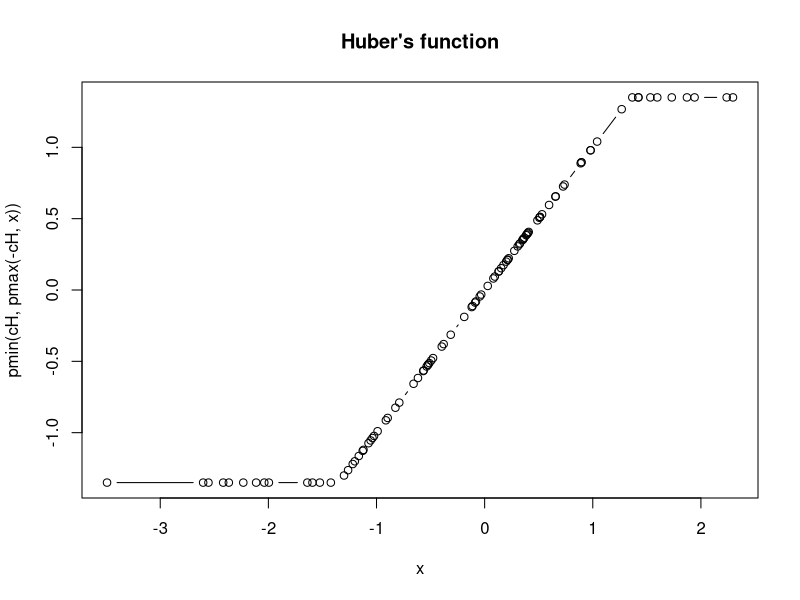
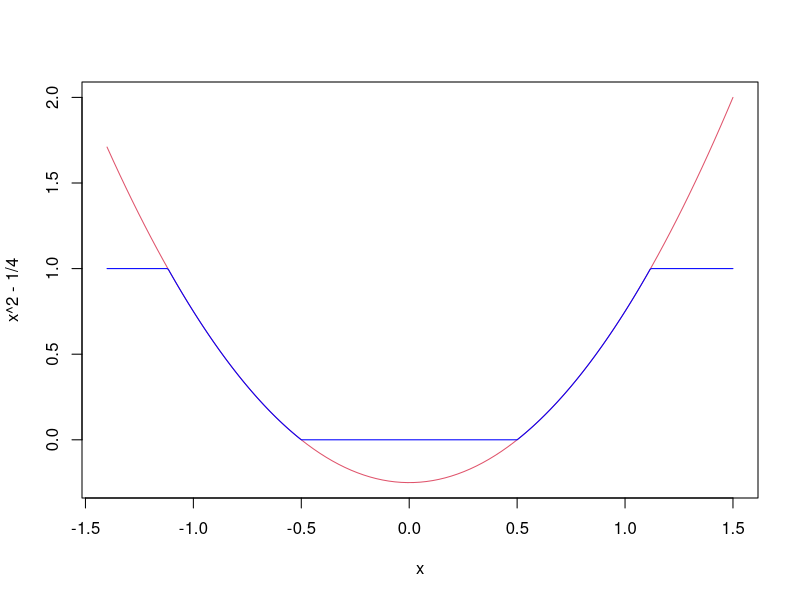
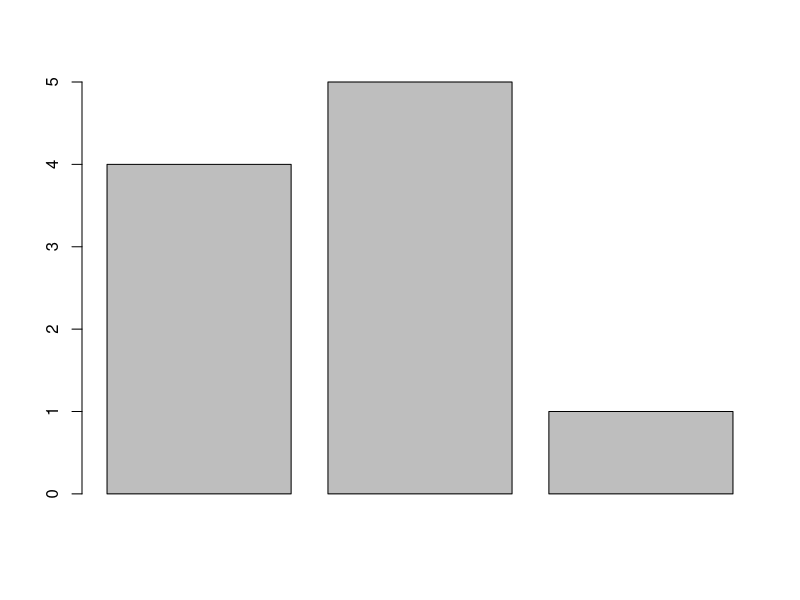
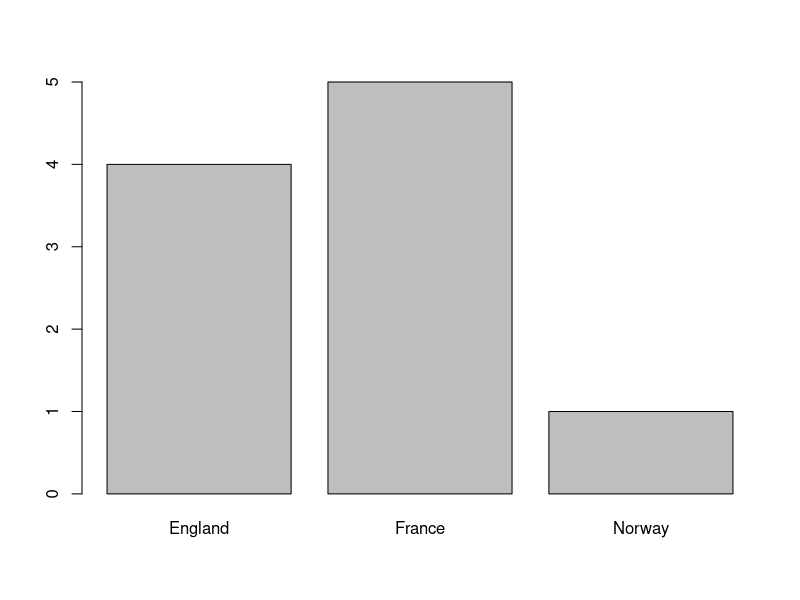
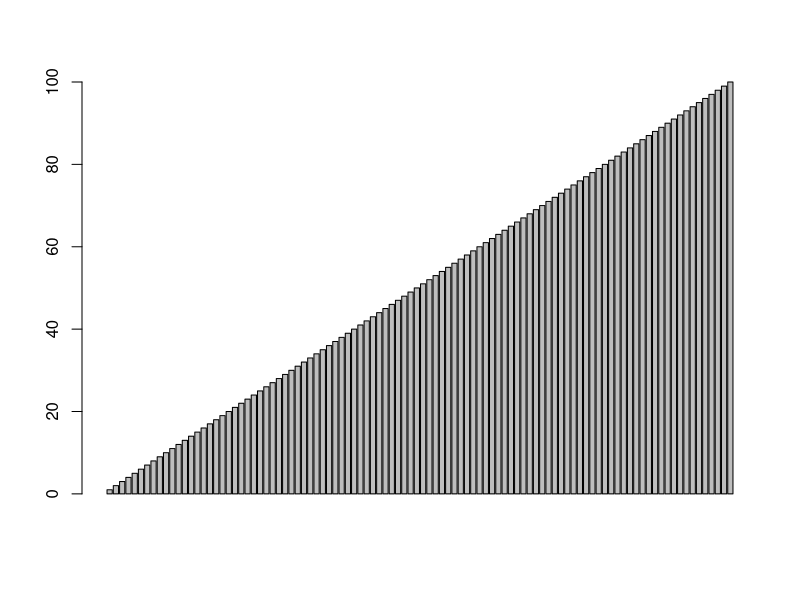
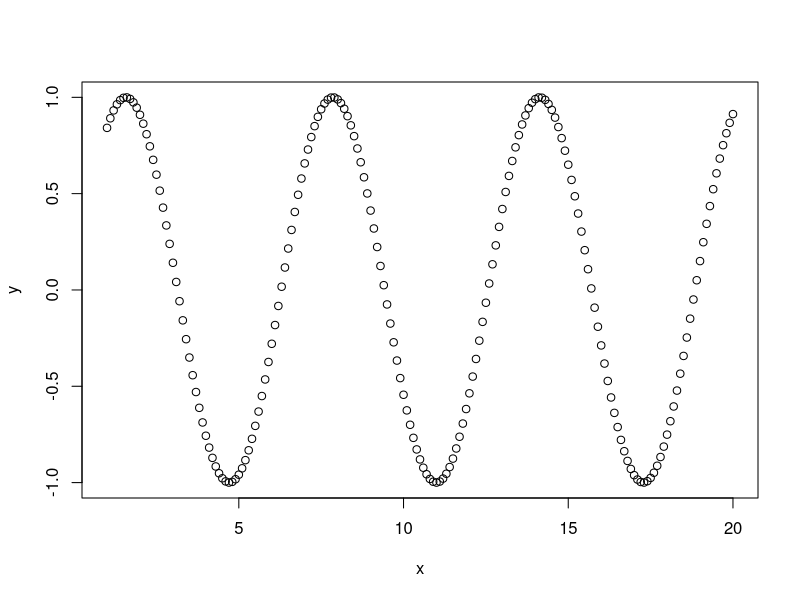
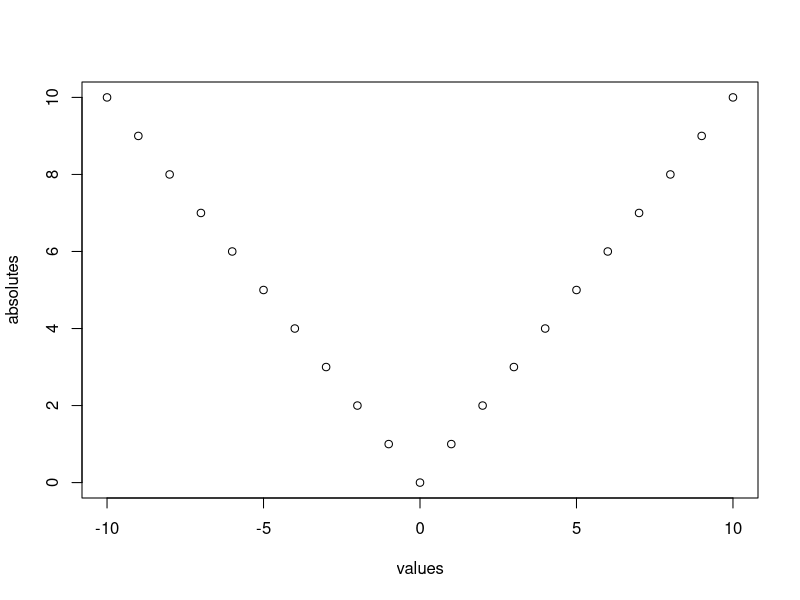
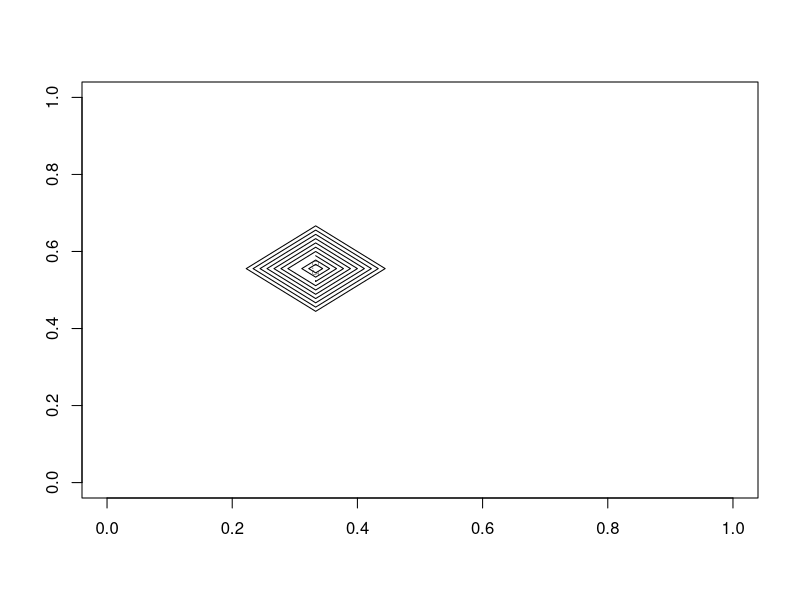

Here is the R script that generated these plots, in order:
# tryR
# kcll
# 141099050
###########chapter1############
1+1
"Arr, matey!"
6 * 7
3 < 4
2 + 2 == 5
T == TRUE
x <- 42
x / 2
x <- "Arr, matey!"
x
x<-TRUE
#########chapter2############
sum(1,3,5)
rep("Yo ho!", times=3)
sqrt(16)
help(sum)
example(min)
help(rep)
rep(1:4, 2)
rep(1:4, each = 2)
rep(1:4, c(2,2,2,2))
rep(1:4, c(2,1,2,1))
rep(1:4, each = 2, len = 4)
rep(1:4, each = 2, times = 3)
rep(1, 40*(1-.8))
rep(1, 40*(1-.8)+1e-7)
list.files()
c (4,7,9)
c('a', 'b', 'c')
c(1,TRUE,"three")
5;9
5:9
seq(5,9)
seq(5,9,0.5)
9:5
sentence <- c('walk','the','plank')
sentence[3]
sentence[2]
sentence[3]<-"dog"
sentence[4]<-"to"
sentence[c(1,3)]
sentence[2:4]
sentence[5:7]<- c('the', 'poop', 'deck')
sentence[6]
ranks <- 1:3
names(ranks) <- c("first", "second", "third")
ranks["first"]
ranks["third"] <- 4
vesselsSunk <- c(4, 5, 1)
barplot(vesselsSunk)
names(vesselsSunk) <- c("England", "France", "Norway")
barplot(vesselsSunk)
barplot(1:100)
a <- c(1, 2, 3)
a + 1
a / 2
a*2
b <- c(4, 5, 6)
a + b
a-b
a == c(1, 99, 3)
a<c(1,99,3)
sin(a)
sqrt(a)
x <- seq(1, 20, 0.1)
y <- sin(x)
plot(x, y)
values<--10:10
absolutes <- abs(values)
plot(values, absolutes)
a <- c(1, 3, NA, 7, 9)
sum(a)
help(sum)
sum(a, na.rm = TRUE)
#########chapter3############
matrix(0,3,4)
a <- 1:12
print(a)
matrix(a, 3, 4)
plank <- 1:8
dim(plank) <- c(2, 4)
print(plank)
matrix(1, 5, 5)
matrix(1, 5, 5)
plank[2, 3]
plank[1,4]
plank[1, 4] <- 0
plank[2,]
plank[, 4]
plank[, 2:4]
elevation <- matrix(1, 10, 10)
elevation[4, 6] <- 0
contour(elevation)
persp(elevation)
persp(elevation, expand=0.2)
contour(volcano)
persp(volcano, expand=0.2)
image(volcano)
#########chapter4############
limbs <- c(4, 3, 4, 3, 2, 4, 4, 4)
names(limbs) <- c('One-Eye', 'Peg-Leg', 'Smitty', 'Hook', 'Scooter', 'Dan', 'Mikey', 'Blackbeard')
mean(limbs)
barplot(limbs)
abline(h = mean(limbs))
limbs <- c(4, 3, 4, 3, 2, 4, 4, 14)
names(limbs) <- c('One-Eye', 'Peg-Leg', 'Smitty', 'Hook', 'Scooter', 'Dan', 'Mikey', 'Davy Jones')
mean(limbs)
barplot(limbs)
abline(h = mean(limbs))
median(limbs)
abline(h = median(limbs))
pounds <- c(45000, 50000, 35000, 40000, 35000, 45000, 10000, 15000)
barplot(pounds)
meanValue <- mean(pounds)
abline(h = meanValue)
deviation <- sd(pounds)
abline(h = meanValue + deviation)
abline(h = meanValue - deviation)
#########chapter5############
chests <- c('gold', 'silver', 'gems', 'gold', 'gems')
types <- factor(chests)
print(chests)
print(types)
as.integer(types)
levels(types)
weights <- c(300, 200, 100, 250, 150)
prices <- c(9000, 5000, 12000, 7500, 18000)
plot(weights, prices)
plot(weights, prices, pch=as.integer(types))
legend("topright", c("gems", "gold", "silver"), pch=1:3)
legend("topright", levels(types), pch=1:length(levels(types)))
list.files()
